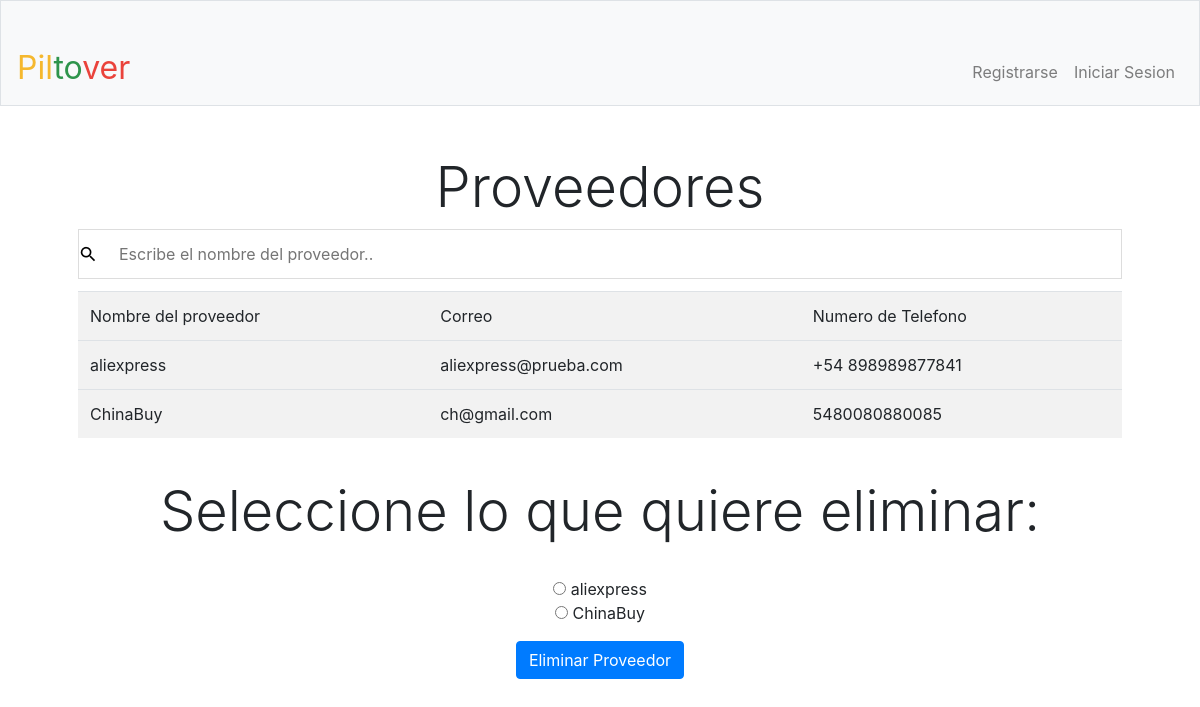
Page /uprov on the committed database.
### tables this page shows
CREATE TABLE 'proveedor' ('id' integer PRIMARY KEY AUTOINCREMENT NOT NULL, 'nombre' text, 'correo' text, 'ntel' text);

### application.py (the view)
@app.route("/uprov", methods=["GET","POST"])
def uprov():
    if request.method=="GET":
        rows=db.execute("select * from proveedor")
        return render_template("uprov.html",rows=rows)
    elif request.method=="POST":
        if request.form["id"]:
            db.execute("DELETE FROM proveedor where id=:id",id=request.form["id"])
        return redirect(url_for("proveedores"))

### application.py (called while the page is built)
@app.after_request
def after_request(response):
    response.headers["Cache-Control"] = "no-cache, no-store, must-revalidate"
    response.headers["Expires"] = 0
    response.headers["Pragma"] = "no-cache"
    return response

### templates/uprov.html (shortened to what this page needs)
{% extends "layout.html" %}
{% block main %}
<form action="{{ url_for('uprov') }} " method="post">
<h1 class="display display-4">Proveedores</h1>
<input type="text" id="myInput" onkeyup="myFunction()" placeholder="Escribe el nombre del proveedor.." title="Type in a name"  style="background: url(&quot;static/css/p.png&quot;) left center no-repeat rgb(255, 255, 255);"/>
<table class="table table-striped" id="myTable">
        <tr>
            <td>Nombre del proveedor</td>
            <td>Correo</td>
            <td>Numero de Telefono</td>
        </tr>
        {%for rows in rows%}
        <tr>
            <td>{{rows.nombre}}</td>
            <td>{{rows.correo}}</td>
            <td>{{rows.ntel}}</td>
        </tr>
        {%endfor%}
    </table>
<br>
<h1 class="display display-4">Seleccione lo que quiere eliminar:</h1>
<br>
    <div class="form-group">
          {%for rows in rows%}
            <input id="id" name="id" type="radio" value ="{{ rows.id }}"/> {{ rows.nombre}}<br>
          {%endfor%}
     </div>
    <div class="form-group">
          <button class="btn btn-primary" type="submit">Eliminar Proveedor</button>
    </div>
{% endblock %}

### static/styles.css (style rules this page uses)
body { margin:0; }

### templates/layout.html (style rules this page uses)
#myInput { background: url(&quot;images/googbg.png&quot;) left center no-repeat rgb(255, 255, 255); background-image: url('static/css/p.png'); background-position: 10px 10px; background-repeat: no-repeat; width: 100%; font-size: 16px; padding: 12px 20px 12px 40px; border: 1px solid #ddd; margin-bottom: 12px; }
table { border-collapse: collapse; width: 100%; }
th, td { text-align: left; padding: 8px; }
tr:nth-child(even) { background-color: #f2f2f2; }

### rows in the picture
proveedor: nombre "aliexpress", correo "aliexpress@prueba.com", ntel "+54 898989877841"
proveedor: nombre "ChinaBuy", correo "ch@gmail.com", ntel "5480080880085"
